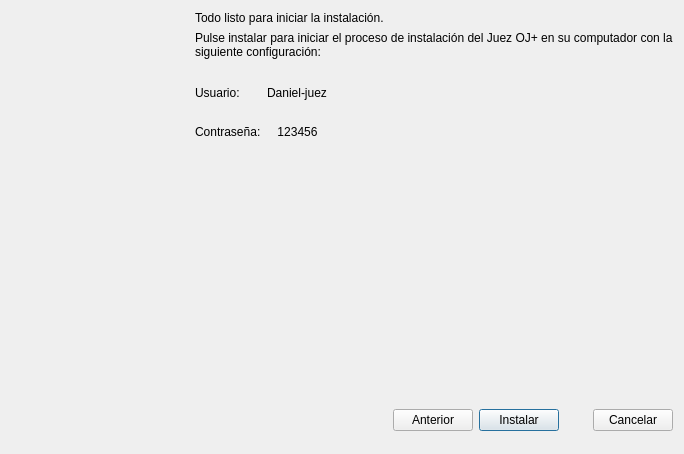
<?xml version="1.0" encoding="UTF-8"?>
<ui version="4.0">
 <class>instalador_interfaz_3</class>
 <widget class="QDialog" name="instalador_interfaz_3">
  <property name="enabled">
   <bool>true</bool>
  </property>
  <property name="geometry">
   <rect>
    <x>0</x>
    <y>0</y>
    <width>684</width>
    <height>454</height>
   </rect>
  </property>
  <property name="minimumSize">
   <size>
    <width>684</width>
    <height>454</height>
   </size>
  </property>
  <property name="maximumSize">
   <size>
    <width>684</width>
    <height>454</height>
   </size>
  </property>
  <property name="windowTitle">
   <string>OJ+ Instalador - Instalar</string>
  </property>
  <widget class="QLabel" name="facyt_logo">
   <property name="geometry">
    <rect>
     <x>40</x>
     <y>220</y>
     <width>141</width>
     <height>161</height>
    </rect>
   </property>
   <property name="text">
    <string/>
   </property>
   <property name="pixmap">
    <pixmap>assets/facyt.png</pixmap>
   </property>
   <property name="scaledContents">
    <bool>true</bool>
   </property>
  </widget>
  <widget class="QLabel" name="uc_logo">
   <property name="geometry">
    <rect>
     <x>50</x>
     <y>40</y>
     <width>111</width>
     <height>161</height>
    </rect>
   </property>
   <property name="text">
    <string/>
   </property>
   <property name="pixmap">
    <pixmap>assets/log_uc.png</pixmap>
   </property>
   <property name="scaledContents">
    <bool>true</bool>
   </property>
  </widget>
  <widget class="QWidget" name="layoutWidget">
   <property name="geometry">
    <rect>
     <x>195</x>
     <y>11</y>
     <width>481</width>
     <height>421</height>
    </rect>
   </property>
   <layout class="QVBoxLayout" name="verticalLayout">
    <property name="rightMargin">
     <number>3</number>
    </property>
    <property name="bottomMargin">
     <number>1</number>
    </property>
    <item>
     <widget class="QLabel" name="label_principal">
      <property name="layoutDirection">
       <enum>Qt::LeftToRight</enum>
      </property>
      <property name="styleSheet">
       <string notr="true">font: 63 bold 22pt &quot;Ubuntu&quot;;</string>
      </property>
      <property name="midLineWidth">
       <number>-3</number>
      </property>
      <property name="text">
       <string>Todo listo para iniciar la instalación.</string>
      </property>
      <property name="alignment">
       <set>Qt::AlignLeading|Qt::AlignLeft|Qt::AlignVCenter</set>
      </property>
      <property name="wordWrap">
       <bool>true</bool>
      </property>
     </widget>
    </item>
    <item>
     <widget class="QLabel" name="label_descripcion">
      <property name="text">
       <string>Pulse instalar para iniciar el proceso de instalación del Juez OJ+ en su computador con la siguiente configuración:</string>
      </property>
      <property name="wordWrap">
       <bool>true</bool>
      </property>
     </widget>
    </item>
    <item>
     <layout class="QGridLayout" name="gridLayout">
      <item row="1" column="0">
       <widget class="QLabel" name="label_usuario">
        <property name="styleSheet">
         <string notr="true">font: 75 bold 12pt &quot;Ubuntu&quot;;</string>
        </property>
        <property name="text">
         <string>Usuario:</string>
        </property>
       </widget>
      </item>
      <item row="1" column="6">
       <spacer name="horizontalSpacer_8">
        <property name="orientation">
         <enum>Qt::Horizontal</enum>
        </property>
        <property name="sizeHint" stdset="0">
         <size>
          <width>40</width>
          <height>20</height>
         </size>
        </property>
       </spacer>
      </item>
      <item row="3" column="0" colspan="2">
       <widget class="QLabel" name="label_contrasenha">
        <property name="styleSheet">
         <string notr="true">font: 75 bold 12pt &quot;Ubuntu&quot;;</string>
        </property>
        <property name="text">
         <string>Contraseña:</string>
        </property>
       </widget>
      </item>
      <item row="3" column="3">
       <widget class="QLabel" name="contrasenha">
        <property name="text">
         <string>123456</string>
        </property>
        <property name="alignment">
         <set>Qt::AlignCenter</set>
        </property>
       </widget>
      </item>
      <item row="1" column="2" colspan="3">
       <widget class="QLabel" name="usuario">
        <property name="text">
         <string>Daniel-juez</string>
        </property>
        <property name="alignment">
         <set>Qt::AlignCenter</set>
        </property>
       </widget>
      </item>
      <item row="3" column="5" colspan="2">
       <spacer name="horizontalSpacer_7">
        <property name="orientation">
         <enum>Qt::Horizontal</enum>
        </property>
        <property name="sizeHint" stdset="0">
         <size>
          <width>40</width>
          <height>20</height>
         </size>
        </property>
       </spacer>
      </item>
      <item row="2" column="0">
       <spacer name="verticalSpacer_2">
        <property name="orientation">
         <enum>Qt::Vertical</enum>
        </property>
        <property name="sizeType">
         <enum>QSizePolicy::Fixed</enum>
        </property>
        <property name="sizeHint" stdset="0">
         <size>
          <width>20</width>
          <height>13</height>
         </size>
        </property>
       </spacer>
      </item>
      <item row="0" column="0">
       <spacer name="verticalSpacer_3">
        <property name="orientation">
         <enum>Qt::Vertical</enum>
        </property>
        <property name="sizeType">
         <enum>QSizePolicy::Fixed</enum>
        </property>
        <property name="sizeHint" stdset="0">
         <size>
          <width>20</width>
          <height>18</height>
         </size>
        </property>
       </spacer>
      </item>
      <item row="4" column="0">
       <spacer name="verticalSpacer">
        <property name="orientation">
         <enum>Qt::Vertical</enum>
        </property>
        <property name="sizeHint" stdset="0">
         <size>
          <width>20</width>
          <height>158</height>
         </size>
        </property>
       </spacer>
      </item>
     </layout>
    </item>
    <item>
     <layout class="QHBoxLayout" name="horizontalLayout_2">
      <item>
       <spacer name="horizontalSpacer_4">
        <property name="orientation">
         <enum>Qt::Horizontal</enum>
        </property>
        <property name="sizeHint" stdset="0">
         <size>
          <width>40</width>
          <height>20</height>
         </size>
        </property>
       </spacer>
      </item>
      <item>
       <spacer name="horizontalSpacer_5">
        <property name="orientation">
         <enum>Qt::Horizontal</enum>
        </property>
        <property name="sizeHint" stdset="0">
         <size>
          <width>108</width>
          <height>20</height>
         </size>
        </property>
       </spacer>
      </item>
      <item>
       <widget class="QPushButton" name="anterior_3">
        <property name="enabled">
         <bool>true</bool>
        </property>
        <property name="focusPolicy">
         <enum>Qt::NoFocus</enum>
        </property>
        <property name="text">
         <string>Anterior</string>
        </property>
        <property name="autoDefault">
         <bool>true</bool>
        </property>
       </widget>
      </item>
      <item>
       <widget class="QPushButton" name="instalar">
        <property name="enabled">
         <bool>true</bool>
        </property>
        <property name="text">
         <string>Instalar</string>
        </property>
       </widget>
      </item>
      <item>
       <spacer name="horizontalSpacer_6">
        <property name="orientation">
         <enum>Qt::Horizontal</enum>
        </property>
        <property name="sizeType">
         <enum>QSizePolicy::Fixed</enum>
        </property>
        <property name="sizeHint" stdset="0">
         <size>
          <width>28</width>
          <height>20</height>
         </size>
        </property>
       </spacer>
      </item>
      <item>
       <widget class="QPushButton" name="cancelar_3">
        <property name="text">
         <string>Cancelar</string>
        </property>
       </widget>
      </item>
     </layout>
    </item>
   </layout>
  </widget>
 </widget>
 <resources/>
 <connections/>
</ui>
